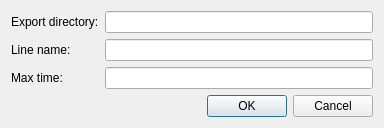
<?xml version="1.0" encoding="UTF-8"?>
<ui version="4.0">
 <class>BLMAVODialog</class>
 <widget class="QDialog" name="BLMAVODialog">
  <property name="geometry">
   <rect>
    <x>0</x>
    <y>0</y>
    <width>384</width>
    <height>123</height>
   </rect>
  </property>
  <property name="windowTitle">
   <string>Dialog</string>
  </property>
  <layout class="QGridLayout" name="gridLayout">
   <item row="2" column="0">
    <widget class="QLabel" name="label_2">
     <property name="text">
      <string>Max time:</string>
     </property>
    </widget>
   </item>
   <item row="1" column="0">
    <widget class="QLabel" name="label">
     <property name="text">
      <string>Line name:</string>
     </property>
    </widget>
   </item>
   <item row="1" column="1">
    <widget class="QLineEdit" name="leLine"/>
   </item>
   <item row="3" column="0" colspan="2">
    <widget class="QDialogButtonBox" name="buttonBox">
     <property name="orientation">
      <enum>Qt::Horizontal</enum>
     </property>
     <property name="standardButtons">
      <set>QDialogButtonBox::Cancel|QDialogButtonBox::Ok</set>
     </property>
    </widget>
   </item>
   <item row="2" column="1">
    <widget class="QLineEdit" name="leMaxTime"/>
   </item>
   <item row="0" column="0">
    <widget class="QLabel" name="label_3">
     <property name="text">
      <string>Export directory:</string>
     </property>
    </widget>
   </item>
   <item row="0" column="1">
    <widget class="QLineEdit" name="leExportPath"/>
   </item>
  </layout>
 </widget>
 <resources/>
 <connections>
  <connection>
   <sender>buttonBox</sender>
   <signal>accepted()</signal>
   <receiver>BLMAVODialog</receiver>
   <slot>accept()</slot>
   <hints>
    <hint type="sourcelabel">
     <x>248</x>
     <y>254</y>
    </hint>
    <hint type="destinationlabel">
     <x>157</x>
     <y>274</y>
    </hint>
   </hints>
  </connection>
  <connection>
   <sender>buttonBox</sender>
   <signal>rejected()</signal>
   <receiver>BLMAVODialog</receiver>
   <slot>reject()</slot>
   <hints>
    <hint type="sourcelabel">
     <x>316</x>
     <y>260</y>
    </hint>
    <hint type="destinationlabel">
     <x>286</x>
     <y>274</y>
    </hint>
   </hints>
  </connection>
 </connections>
</ui>
